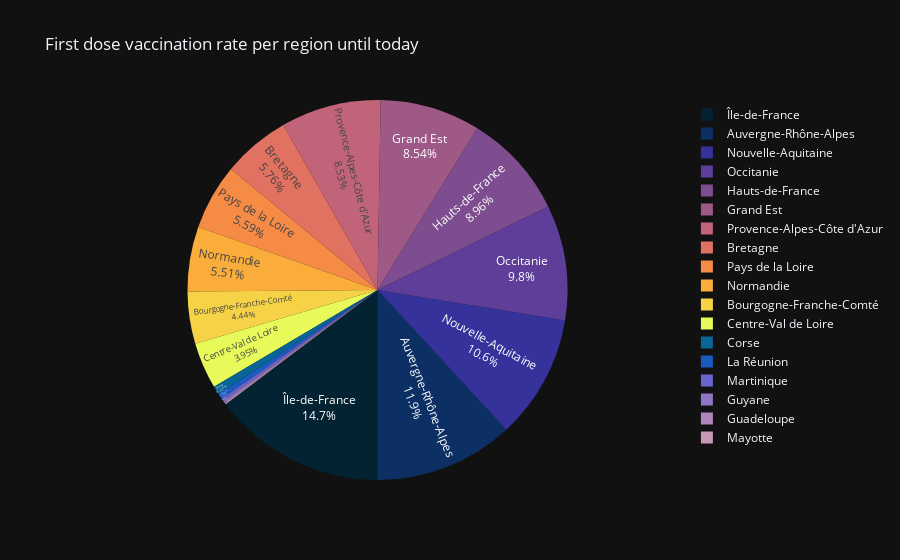

Notebook cell for this chart:
### Markdown cell above
## Pie chart

We created a pie chart function which can show death, hospitalization, intensive care and vaccination rate per region:

### Code cell
#Pie chart
pie_chart.piechart(criterion='vaccination', template='plotly_dark', num_dose='1')

### Figure 1 — Plotly figure (JSON) as saved in the notebook; plotly's stock layout.template omitted (floating-point values rounded to 4 significant figures)
{"data": [{"domain": {"x": [0, 1], "y": [0, 1]}, "hovertemplate": "Region name=%{label}<br>First vaccine doses administered till today=%{value}<extra></extra>", "labels": ["Auvergne-Rhône-Alpes", "Bourgogne-Franche-Comté", "Bretagne", "Centre-Val de Loire", "Corse", "Grand Est", "Guadeloupe", "Guyane", "Hauts-de-France", "La Réunion", "Martinique", "Mayotte", "Normandie", "Nouvelle-Aquitaine", "Occitanie", "Pays de la Loire", "Provence-Alpes-Côte d'Azur", "Île-de-France"], "legendgroup": "", "name": "", "rotation": 180, "showlegend": true, "textinfo": "percent+label", "textposition": "inside", "type": "pie", "values": [1605784, 601284, 780038, 534726, 95499, 1156139, 15853, 18634, 1213253, 63599, 32496, 12640, 745856, 1432770, 1327680, 757699, 1154925, 1993928]}], "layout": {"legend": {"tracegroupgap": 0}, "piecolorway": ["rgb(3, 35, 51)", "rgb(13, 48, 100)", "rgb(53, 50, 155)", "rgb(93, 62, 153)", "rgb(126, 77, 143)", "rgb(158, 89, 135)", "rgb(193, 100, 121)", "rgb(225, 113, 97)", "rgb(246, 139, 69)", "rgb(251, 173, 60)", "rgb(246, 211, 70)", "rgb(231, 250, 90)"], "title": {"text": "First dose vaccination rate per region until today"}}}
